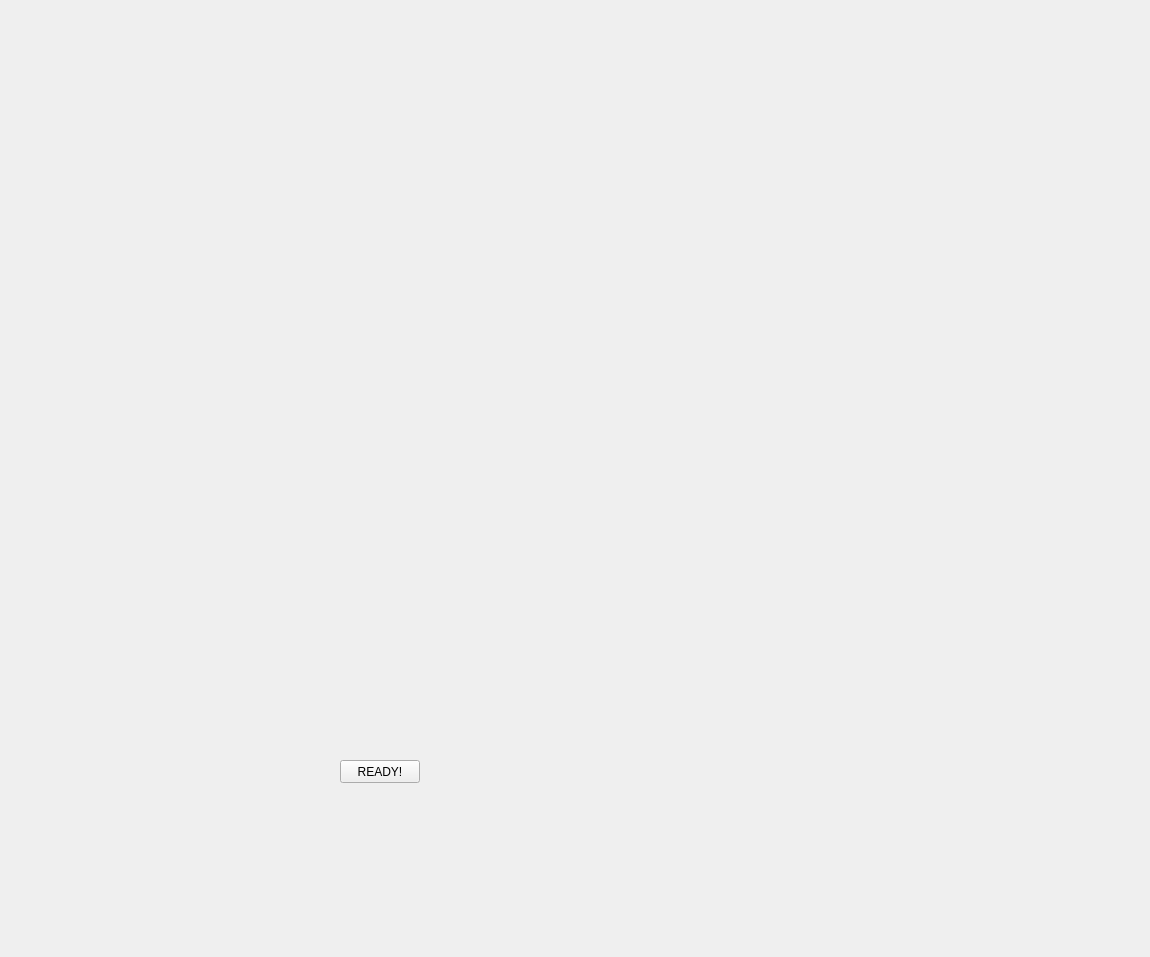
<?xml version="1.0" encoding="UTF-8"?>
<ui version="4.0">
 <class>MainWindow</class>
 <widget class="QMainWindow" name="MainWindow">
  <property name="geometry">
   <rect>
    <x>0</x>
    <y>0</y>
    <width>1150</width>
    <height>957</height>
   </rect>
  </property>
  <property name="windowTitle">
   <string>MainWindow</string>
  </property>
  <widget class="QWidget" name="centralwidget">
   <widget class="QFrame" name="node_frame">
    <property name="geometry">
     <rect>
      <x>0</x>
      <y>0</y>
      <width>760</width>
      <height>760</height>
     </rect>
    </property>
    <property name="frameShape">
     <enum>QFrame::NoFrame</enum>
    </property>
    <property name="frameShadow">
     <enum>QFrame::Plain</enum>
    </property>
   </widget>
   <widget class="QFrame" name="ready_button_frame">
    <property name="geometry">
     <rect>
      <x>0</x>
      <y>760</y>
      <width>760</width>
      <height>31</height>
     </rect>
    </property>
    <property name="font">
     <font>
      <kerning>true</kerning>
     </font>
    </property>
    <property name="frameShape">
     <enum>QFrame::NoFrame</enum>
    </property>
    <property name="frameShadow">
     <enum>QFrame::Raised</enum>
    </property>
    <property name="lineWidth">
     <number>0</number>
    </property>
    <widget class="QPushButton" name="readyButton">
     <property name="geometry">
      <rect>
       <x>340</x>
       <y>0</y>
       <width>80</width>
       <height>23</height>
      </rect>
     </property>
     <property name="text">
      <string>READY!</string>
     </property>
    </widget>
   </widget>
  </widget>
  <widget class="QMenuBar" name="menubar">
   <property name="geometry">
    <rect>
     <x>0</x>
     <y>0</y>
     <width>1150</width>
     <height>20</height>
    </rect>
   </property>
  </widget>
 </widget>
 <resources/>
 <connections/>
</ui>
